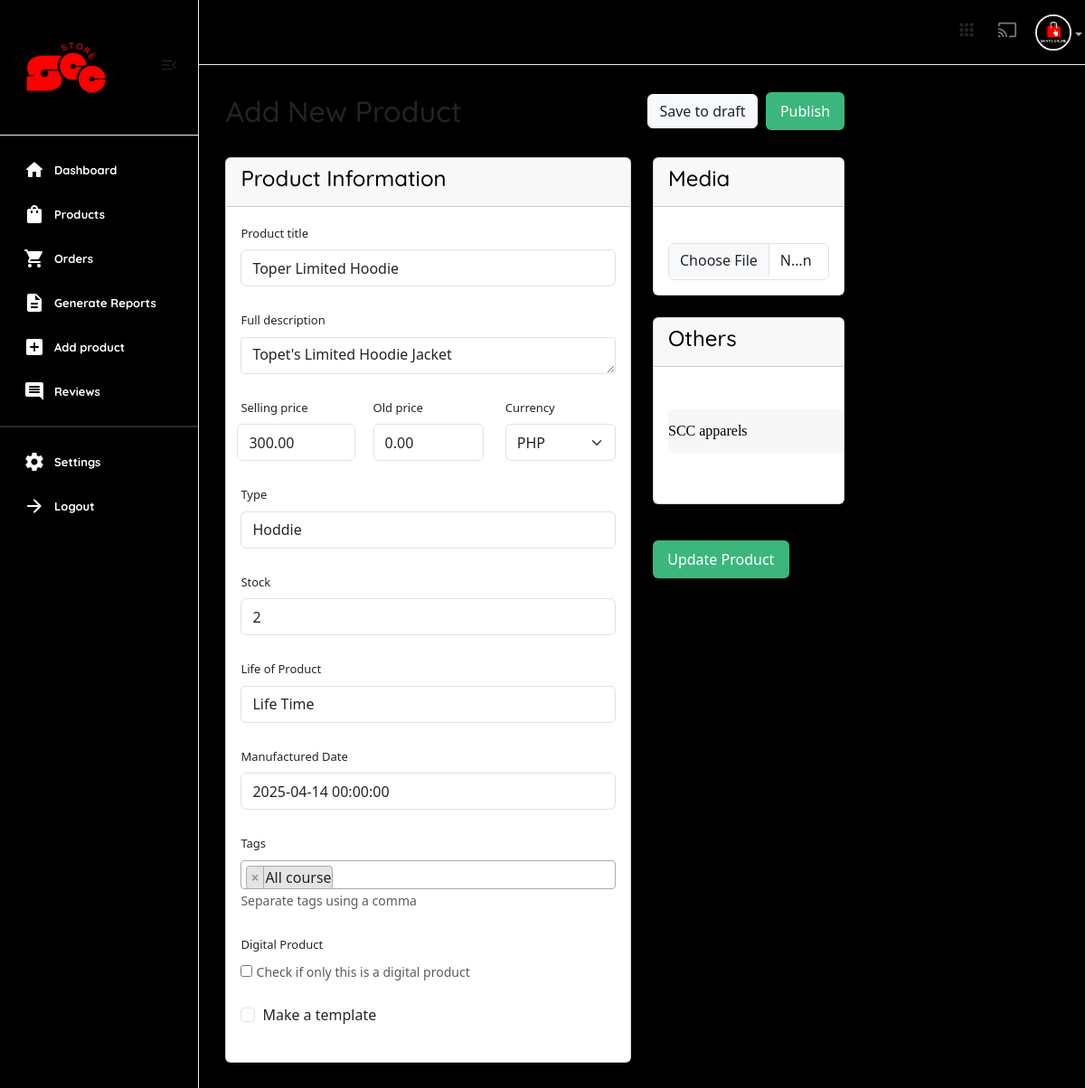
/useradmin/edit-products/3fd5c4d3gh/ (signed in), run on an earlier commit of the app's database.
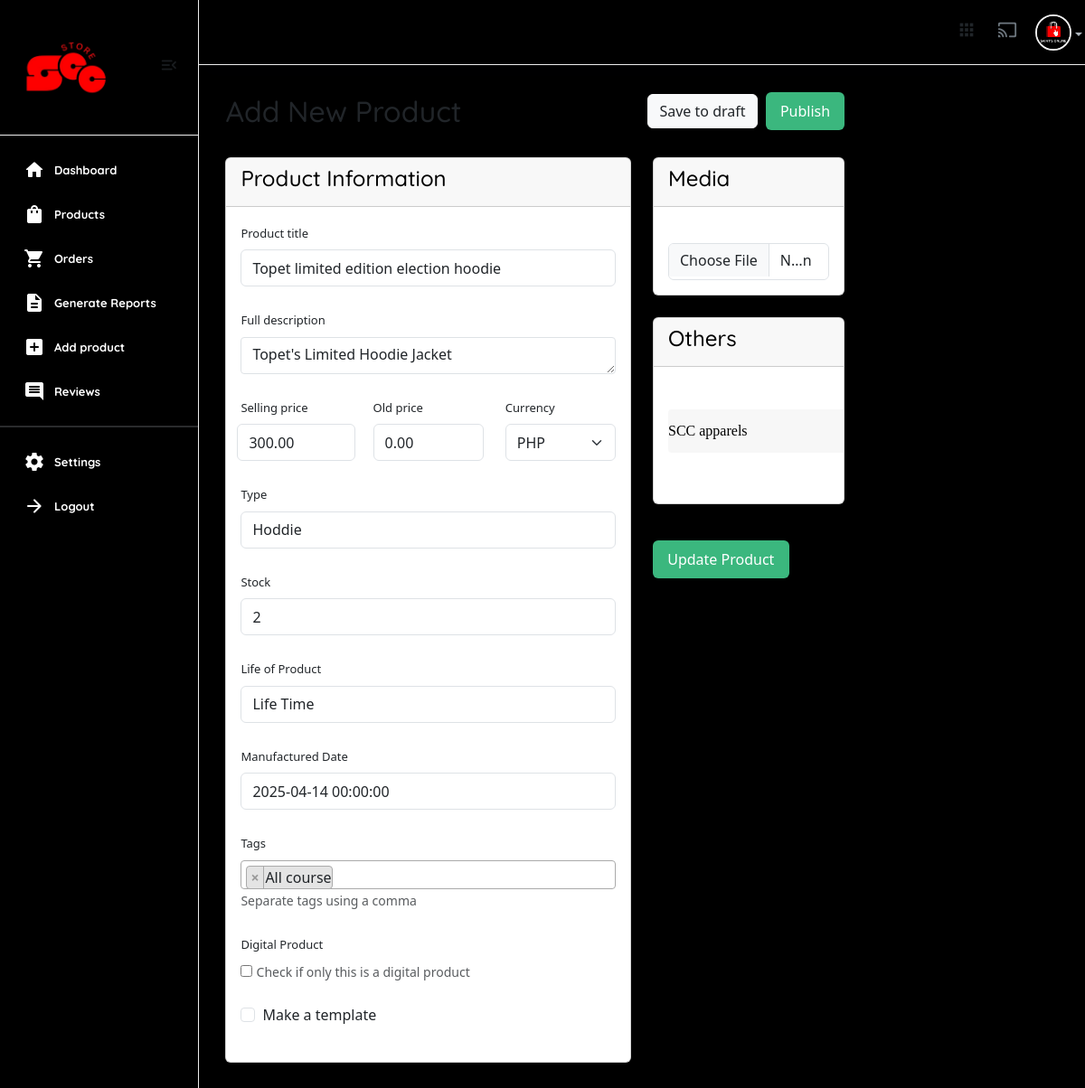
And on a later commit of the database.
### core/models.py (models this page shows, shortened)
class Product(models.Model):
    pid = ShortUUIDField(unique=True, length=10, max_length=20, alphabet="abcdefgh12345")
    user = models.ForeignKey(User, on_delete=models.SET_NULL, null=True)
    category = models.ForeignKey(Category, on_delete=models.SET_NULL, null=True, related_name="category")
    vendor = models.ForeignKey(Vendor, on_delete=models.SET_NULL, null=True, related_name="product")
    title = models.CharField(max_length=100, default="Fresh Pear")
    image = models.ImageField(upload_to=user_directory_path, default="product.jpg")
    description = models.TextField(null=True, blank=True, default="This is the product")
    price = models.DecimalField(max_digits=12, decimal_places=2, default="0.00")
    old_price = models.DecimalField(max_digits=12, decimal_places=2, default="2.99", blank=True)
    vat = models.DecimalField(max_digits=12, decimal_places=2, default="0.00")
    cost = models.DecimalField(max_digits=12, decimal_places=2, default="0.00")
    specifications = models.TextField(null=True, blank=True)
    type = models.CharField(max_length=100, default="What is the product type?", null=True, blank=True)
    stock_count = models.IntegerField(default=0, null=True, blank=True)
    life = models.CharField(max_length=100, default="item life spand?", null=True, blank=True)
    mfd = models.DateField(auto_now_add=False, null=True, blank=True)
    tags = models.ManyToManyField(ProductTag, blank=True, related_name="products")
    product_status = models.CharField(choices=STATUS, max_length=100, default="In Review")
    status = models.BooleanField(default=True)
    in_stock = models.BooleanField(default=True)
    featured = models.BooleanField(default=True)
    digital = models.BooleanField(default=False)
    sku = ShortUUIDField(unique=True, length=4, max_length=10, prefix="sku", alphabet="abcdefgh")
    date = models.DateField(auto_now_add=True)
    updated = models.DateField(auto_now=True)
    class Meta:
        verbose_name_plural = "Product"

### useradmin/views.py (the view)
# urls.py: path("edit-products/<pid>/", views.edit_product, name="dashboard-edit-products"),
@user_passes_test(is_admin)
def edit_product(request, pid):
    product = Product.objects.get(pid=pid)  # Get product by ID
    tags = ProductTag.objects.all()  # Get all available tags
    if request.method == "POST":
        form = AddProductForm(request.POST, request.FILES, instance=product)
        if form.is_valid():
            tag_ids = request.POST.getlist('tags')  # Get list of selected tag IDs
            selected_tags = ProductTag.objects.filter(id__in=tag_ids)  # Fetch existing tag objects
            print(selected_tags) # Print
            form.tags = selected_tags
            new_product = form.save(commit=False)
            new_product.save()
            form.save_m2m()  # Save existing Many-to-Many relationships
            return redirect("useradmin:dashboard-products")
    else:
        form = AddProductForm(instance=product)
    context = {
        'form': form,
        'product': product,
        'tags': tags,
    }
    return render(request, "useradmin/edit-products.html", context)

### core/context_processor.py (called while the page is built)
def default(request):
    categories = Category.objects.all()
    vendors = Vendor.objects.all()
    min_max_price = Product.objects.aggregate(Min("price"), Max("price"))
    try:
        address = Address.objects.get(user=request.user)
    except:
        address = None
    return {
        'categories': categories,
        'address':address,
        'vendors': vendors,
        'min_max_price':min_max_price
    }

### core/models.py (called while the page is built)
    def __str__(self):
        return self.title

### useradmin/views.py (called while the page is built)
def is_admin(user):
    return user.groups.filter(name='Staff').exists()

### templates/useradmin/edit-products.html (shortened to what the changed rows need)
{% extends 'useradmin/base.html' %}
{% load static %}
{% load humanize %}
{% block content %}
<head>
</head>
            <section class="content-main">
                <form method="POST" enctype="multipart/form-data">
                <div class="row">
                    <div class="col-9">
                        <div class="content-header">
                            <h2 class="content-title">Add New Product</h2>
                        </div>
                    </div>
                    <div class="col-lg-6">
                        <div class="card mb-4">
                            <div class="card-body">
                                    <div class="mb-4">
                                        <label for="product_name" class="form-label">Product title</label>
                                        {{form.title}}
                                    </div>
                                    <div class="mb-4">
                                        <label class="form-label">Full description</label>
                                        {{form.description}}
                                    </div>
                                    <div class="row">
                                        <div class="col-lg-4">
                                            <div class="mb-4">
                                                <div class="row gx-2">
                                        {{form.price}}
                                                </div>
                                            </div>
                                        </div>
                                        <div class="col-lg-4">
                                            <div class="mb-4">
                                                <label class="form-label">Old price</label>
                                        {{form.old_price}}
                                            </div>
                                        </div>
                                    </div>
                                    <div class="mb-4">
                                        <label class="form-label">Type</label>
                                        {{form.type}}
                                    </div>
                                    <div class="mb-4">
                                        <label class="form-label">Stock</label>
                                        {{form.stock_count}}
                                    </div>
                                    <div class="mb-4">
                                        <label class="form-label">Life of Product</label>
                                        {{form.life}}
                                    </div>
                                    <div class="mb-4">
                                        <label class="form-label">Manufactured Date</label>
                                        {{form.mfd}}
                                    </div>
                                    <div class="mb-4">
                                        <label class="form-label">Digital Product</label>
                                        <br>
                                        {{form.digital}}
                                        <small class="text-muted">Check if only this is a digital product</small>
                                    </div>
                            </div>
                        </div>
                    </div>
                    <div class="col-lg-3">
                        <div class="card mb-4">
                            <div class="card-body">
                                <div class="input-upload">
                                    {{form.image}}
                                </div>
                            </div>
                        </div>
                        <div class="card mb-4">
                            <div class="card-body">
                                <div class="row gx-2">
                                    <div class="col-sm-6 mb-3">
                                        <label class="form-label">Category</label>
                                        {{form.category}}
                                    </div>
                                </div>
                            </div>
                            <br>
                        </div>
                    </div>
                </div>
                </form>
            </section>
            {% endblock content %}

What changed in the data, as far as the page shows it:
changed Product "Topet's Limited Hoodie Jacket": title "Toper Limited Hoodie" → "Topet limited edition election hoodie"
